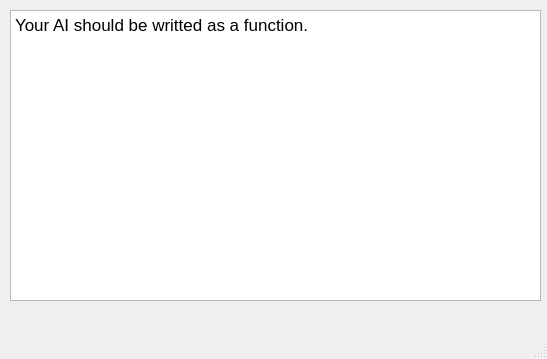
<?xml version="1.0" encoding="UTF-8"?>
<ui version="4.0">
 <class>Questions</class>
 <widget class="QMainWindow" name="Questions">
  <property name="geometry">
   <rect>
    <x>0</x>
    <y>0</y>
    <width>547</width>
    <height>359</height>
   </rect>
  </property>
  <property name="windowTitle">
   <string>The Format of Your AI</string>
  </property>
  <widget class="QWidget" name="centralwidget">
   <widget class="QTextBrowser" name="textBrowser">
    <property name="geometry">
     <rect>
      <x>10</x>
      <y>10</y>
      <width>531</width>
      <height>291</height>
     </rect>
    </property>
    <property name="html">
     <string>&lt;!DOCTYPE HTML PUBLIC &quot;-//W3C//DTD HTML 4.0//EN&quot; &quot;http://www.w3.org/TR/REC-html40/strict.dtd&quot;&gt;
&lt;html&gt;&lt;head&gt;&lt;meta name=&quot;qrichtext&quot; content=&quot;1&quot; /&gt;&lt;style type=&quot;text/css&quot;&gt;
p, li { white-space: pre-wrap; }
&lt;/style&gt;&lt;/head&gt;&lt;body style=&quot; font-family:'.SF NS Text'; font-size:13pt; font-weight:400; font-style:normal;&quot;&gt;
&lt;p style=&quot; margin-top:0px; margin-bottom:0px; margin-left:0px; margin-right:0px; -qt-block-indent:0; text-indent:0px;&quot;&gt;Your AI should be writted as a function.&lt;/p&gt;
&lt;p style=&quot;-qt-paragraph-type:empty; margin-top:0px; margin-bottom:0px; margin-left:0px; margin-right:0px; -qt-block-indent:0; text-indent:0px;&quot;&gt;&lt;br /&gt;&lt;/p&gt;&lt;/body&gt;&lt;/html&gt;</string>
    </property>
   </widget>
  </widget>
  <widget class="QMenuBar" name="menubar">
   <property name="geometry">
    <rect>
     <x>0</x>
     <y>0</y>
     <width>547</width>
     <height>22</height>
    </rect>
   </property>
  </widget>
  <widget class="QStatusBar" name="statusbar"/>
 </widget>
 <resources/>
 <connections/>
</ui>
